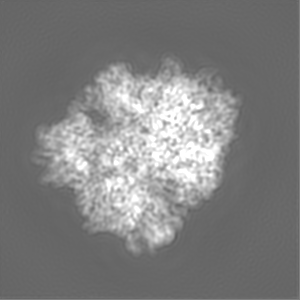
%> input picture images/surf_z_1.png, 300 x 300 px
$ octave main_lle.m   (GNU Octave 9; MATLAB toolbox functions it lacks are replaced by stand-ins)
%> lines starting %> are read from the running program, lines starting %| are printed output that depends on the picture
### code/lle.m
% [8 lines of commented-out code are left out]

function [Y] = lle(X,K,d)

    [D,N] = size(X);
    fprintf(1,'LLE running on %d points in %d dimensions\n',N,D);


    %% STEP1: COMPUTE PAIRWISE DISTANCES & FIND NEIGHBORS
    fprintf(1,'-->Finding %d nearest neighbours.\n',K);

    distance = zeros(N);
    for i=1:N
        for j=1:N
            distance(i,j) = norm(X(:,i) -X(:,j));
        end
    end

    [~,index] = sort(distance);
    neighborhood = index(2:(1+K),:);


    %% STEP2: SOLVE FOR RECONSTRUCTION WEIGHTS
    fprintf(1,'-->Solving for reconstruction weights.\n');

    if(K>D)
      fprintf(1,'   [note: K>D; regularization will be used]\n');
      tol=1e-3; % regularlizer in case constrained fits are ill conditioned
    else
      tol=0;
    end

    W = zeros(K,N);
    for ii=1:N
       z = X(:,neighborhood(:,ii))-repmat(X(:,ii),1,K); % shift ith pt to origin
       C = z'*z;                                        % local covariance
       C = C + eye(K,K)*tol*trace(C);                   % regularlization (K>D)
       W(:,ii) = C\ones(K,1);                           % solve Cw=1
       W(:,ii) = W(:,ii)/sum(W(:,ii));                  % enforce sum(w)=1
    end


    %% STEP 3: COMPUTE EMBEDDING FROM EIGENVECTS OF COST MATRIX M=(I-W)'(I-W)
    fprintf(1,'-->Computing embedding.\n');

    M=eye(N); % use a sparse matrix with storage for 4KN nonzero elements
%     M = sparse(1:N,1:N,ones(1,N),N,N,4*K*N);
    for ii=1:N
       w = W(:,ii);
       jj = neighborhood(:,ii);
       M(ii,jj) = M(ii,jj) - w';
       M(jj,ii) = M(jj,ii) - w;
       M(jj,jj) = M(jj,jj) + w*w';
    end
% [12 lines of commented-out code are left out]
    options.disp = 1; options.issym = 1;
    [Y,eigenvals] = eigs(M,d+1,0,options);
    % [Y, eigenvals] = eigs(M, d+1, 1e-2, options);

%     Y = Y(:,2:d+1)'*sqrt(N); % bottom evect is [1,1,1,1...] with eval 0
    Y = Y(:,2:d+1)';

    fprintf(1,'Done.\n');
end
%%%%%%%%%%%%%%%%%%%%%%%%%%%%%%%%%%%%%%%%%%%%%%%%%%%%%%%%%%%%
%%%%%%%%%%%%%%%%%%%%%%%%%%%%%%%%%%%%%%%%%%%%%%%%%%%%%%%%%%%%


% other possible regularizers for K>D
%   C = C + tol*diag(diag(C));                       % regularlization
%   C = C + eye(K,K)*tol*trace(C)*K;                 % regularlization

### code/main_lle.m
k_neighbours=10;

reduced_dim=2;

%theta=180.0*rand(no_of_angles,1);
% theta = randi([0 179],1,35);
theta = 0:1:179;

% https://in.mathworks.com/help/images/ref/phantom.html
% Uncomment the required line to read the image
% image = phantom('Modified Shepp-Logan',200); % Shepp-Logan Phantom image
% image = mat2gray(rgb2gray(imread('../images/image1.png'))); % Brain MR
image = mat2gray(imread('/home/nitish/Desktop/CS754_advance_IP/project/203050037_203050069_Project/images/surf_z_1.png')); % ribosome cryoEM
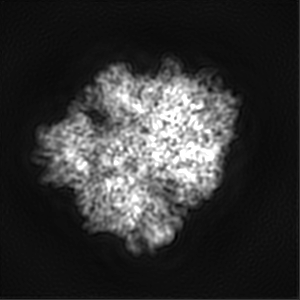
%> image: size 300x300 double; min 0, max 1, mean 0.207
% image = mat2gray(imread('../images/proj0.png')); % Cyanophage cryoEM

R = radon(image, theta);
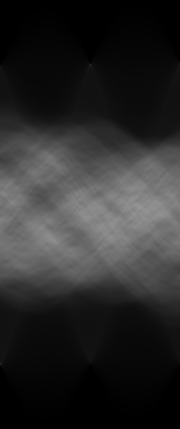
%> R: size 429x180 double; min 0, max 150, mean 43.4

% Applying fourier slice theorem.
% http://www.cs.uoi.gr/~cnikou/Courses/Digital_Image_Processing/Chapter_05c_Image_Restoration_(Reconstruction_from_Projections).pdf
FTvecs = zeros(size(R));
for i=1:length(R)
    FTvecs(i,:) = fft(R(i,:));
end

Z = lle(FTvecs, k_neighbours, reduced_dim);
%| LLE running on 180 points in 429 dimensions
%> after the loop in lle, `for i=1:N`:
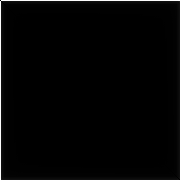
%> distance: size 180x180 double; min 0, max 236125.5, mean 3877.4; drawn with min black and max white
%> in lle, `[~,index] = sort(distance);`:
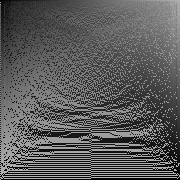
%> index: size 180x180 double; min 1, max 180, mean 90.5
%> the loop in lle, `for ii=1:N` made 180 passes
%> jj on passes 1 to 3: [5; 177; 7; 175; 85; 97; 81; 101; 61; 121], [10; 12; 11; 13; 17; 16; 14; 18; 15; 20], [12; 9; 13; 11; 18; 15; 14; 19; 16; 20]
%> in lle, `[Y,eigenvals] = eigs(M,d+1,0,options);`: eigenvals = [4.44e-05 0 0; 0 -4.69e-17 0; 0 0 -1.58e-17]
% X = R;
% K = k_neighbours;
% d = reduced_dim;
Z = real(Z);
%> Z = 180 columns, first 8: [0.012 0.0558 0.0745 0.0779 0.0519 0.0669 0.0594 0.0618; 0.32 0.094 0.0475 0.0265 0.0933 0.0583 0.0863 0.0569]
angles_lle = sort(atand(Z(2,:)./Z(1,:)));
%> angles_lle = 180 values from 6.72 to 87.85

final_img = iradon(R, angles_lle);
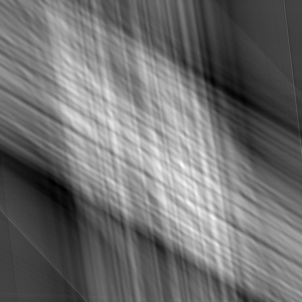
%> final_img: size 302x302 double; min -0.642, max 1.29, mean 0.197; drawn with min black and max white
% imshow(mat2gray(img));

subplot(1,2,1);
imshow(image);
title('Original Image');
subplot(1,2,2);
imshow(final_img);
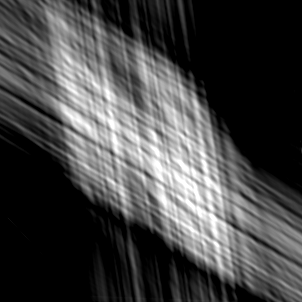
%> displayed picture: size 302x302, on the screen's scale of 0 to 255; min 0, max 255, mean 68.8
title('Reconstructed by LLE');

$ run again, with images/proj0.png copied over images/surf_z_1.png
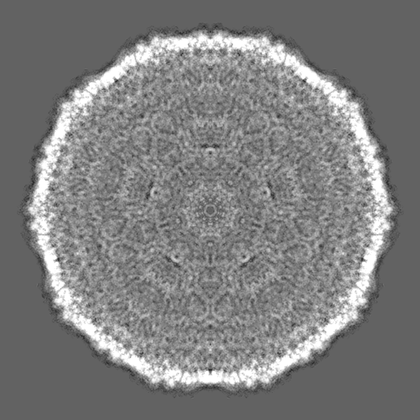
%> input picture images/proj0.png, 420 x 420 px, shrunk from 576 x 576 before the run
%| LLE running on 180 points in 597 dimensions
%> in lle, `[~,index] = sort(distance);`:
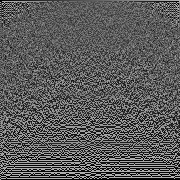
%> index: size 180x180 double; min 1, max 180, mean 90.5
%> the loop in lle, `for ii=1:N` made 180 passes
%> jj on passes 1 to 3: [3; 179; 15; 167; 17; 165; 13; 169; 19; 163], [8; 22; 60; 62; 72; 82; 70; 77; 52; 84], [179; 5; 177; 175; 7; 9; 173; 2; 11; 171]
%> eigenvals = [1.03e-05 0 0; 0 6.68e-09 0; 0 0 6.34e-18]
%> Z = 180 columns, first 8: [0.438 -0.00855 0.603 -0.00855 -0.0297 -0.00853 -0.0205 -0.00854; 0.0308 0.0308 0.0308 0.0308 0.0308 0.0308 0.0308 0.0308]
%> angles_lle = 180 values from -74.54 to 4.02
%> `imshow(final_img);`:
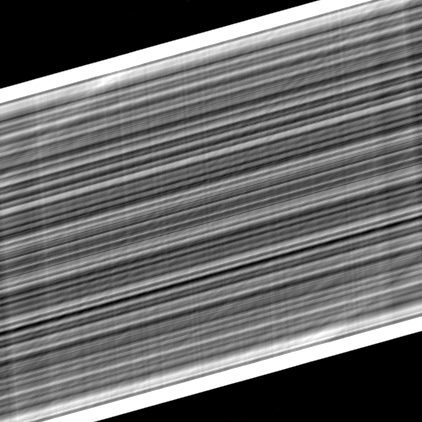
%> displayed picture: size 422x422, on the screen's scale of 0 to 255; min 0, max 255, mean 105.5
